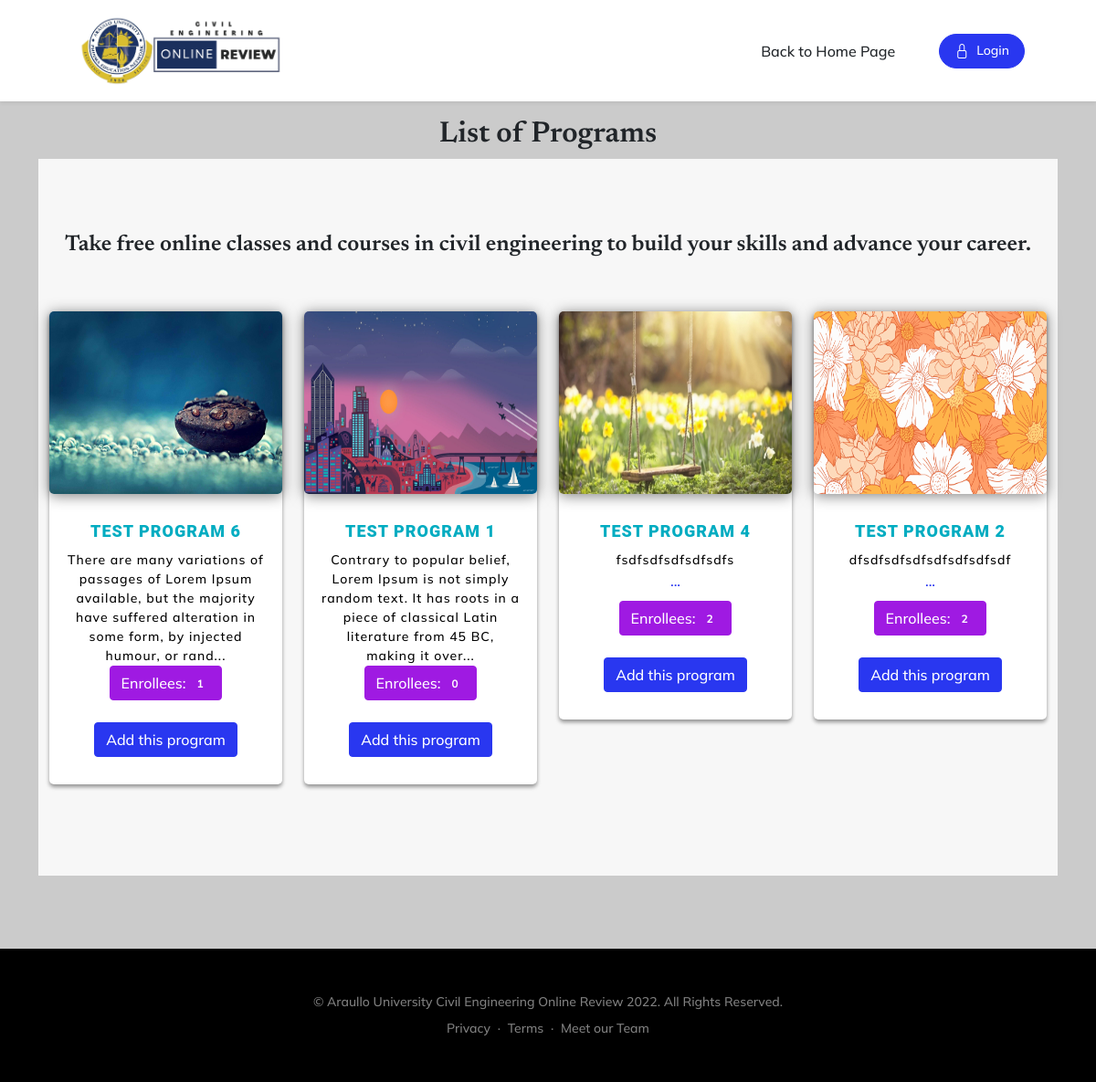
The app's page /view_programs.php with its own data.
### tables this page shows
CREATE TABLE `program_additioonal_info` (
  `program_info_id` int(11) NOT NULL,
  `program_id` int(50) NOT NULL,
  `program_uploaded_files` varchar(255) NOT NULL
);

CREATE TABLE `programs` (
  `program_id` int(50) NOT NULL,
  `member_id` varchar(50) NOT NULL,
  `program_name` varchar(100) NOT NULL,
  `short_desc` longtext NOT NULL,
  `with_exam` int(2) NOT NULL,
  `upload_image` varchar(255) NOT NULL,
  `date_created` datetime NOT NULL,
  `date_modified` datetime NOT NULL
);

### model/Programs.php (called while the page is built, shortened)
<?php
	class Programs {
		public $db;
		public function __construct(){
			$this->db = new mysqli(DB_HOST, DB_USER, DB_PASSWORD, DB_DATABASE);
		}
    	public function get_all_programs(){
    		$sql3="SELECT * FROM programs a
                    LEFT JOIN program_additioonal_info b ON a.program_id = b.program_id";
	        $result = mysqli_query($this->db,$sql3);
	        return $result_data = mysqli_fetch_all($result,MYSQLI_ASSOC);
    	}
		public function get_all_students_count_program_id($program_id) {
            $sql="SELECT * FROM students WHERE program_id='$program_id' AND unenroll_student = '0'";
            $check =  $this->db->query($sql);
            return $count_row = $check->num_rows;
        }
	}
?>

### view_programs.php (the view)
<?php
    include('global/header_program.php');
    require_once ('model/Programs.php');
    $programs = new Programs();
?>
    <section id="contact-us" class="mt-5">
        <div class="container">
            <h2 class="text-center text-bold">List of Programs</h2>
            <div id="cards_landscape_wrap-2">
                <div class="container">
                    <h4>Take free online classes and courses in civil engineering to build your skills and advance your career.</h4>
                    <div class="row">
                        <?php
                            $get_all_programs = $programs->get_all_programs();
                            foreach($get_all_programs as $program) {
                        ?>
                            <div class="col-xs-12 col-sm-6 col-md-3 col-lg-3">
                                <a href="">
                                    <div class="card-flyer">
                                        <div class="text-box">
                                            <div class="image-box">
                                                <img src="dashboard/uploads/program_images/<?php echo $program['member_id']; ?>/<?php echo $program['member_id']; ?>_<?php echo $program['upload_image']; ?>" style="height:200px;">
                                            </div>
                                            <div class="text-container">
                                                <h6><?php echo $program['program_name']; ?></h6>
                                                <p><?php echo substr_replace($program['short_desc'],'...',150); ?></p>
                                                <button type="button" class="btn btn-secondary">
                                                    Enrollees: <span class="badge badge-light"><?php echo $programs->get_all_students_count_program_id($program['program_id']); ?></span>
                                                </button>
                                                <br/><br/>
                                                <a class="btn btn-primary" href="login.php"><i class="fa fa-plus"></i> Add this program</a>
                                            </div>
                                        </div>
                                    </div>
                                </a>
                            </div>
                        <?php
                            }
                        ?>
                    </div>
                </div>
            </div>
        </div>
    </section>
<?php
    include('global/footer.php');
?>

### records on screen
program_additioonal_info: program.upload_image (picture), program.program_name "TEST PROGRAM 6", program.short_desc "There are many variations of passages of Lorem Ipsum available, but the majority have suffered alteration in some form, by injected humour, or rand...", all_students_count_program_id "1"
program_additioonal_info: program.upload_image (picture), program.program_name "TEST PROGRAM 1", program.short_desc "Contrary to popular belief, Lorem Ipsum is not simply random text. It has roots in a piece of classical Latin literature from 45 BC, making it over...", all_students_count_program_id "0"
program_additioonal_info: program.upload_image (picture), program.program_name "TEST PROGRAM 4", program.short_desc "fsdfsdfsdfsdfsdfs ...", all_students_count_program_id "2"
program_additioonal_info: program.upload_image (picture), program.program_name "TEST PROGRAM 2", program.short_desc "dfsdfsdfsdfsdfsdfsdfsdf ...", all_students_count_program_id "2"
